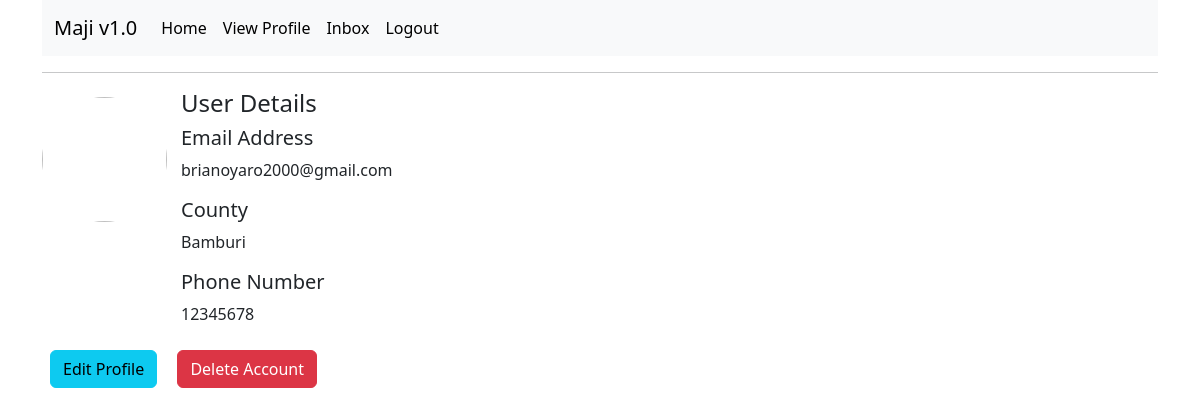
The app's page /user/profile (signed in) with its own data.
### app/models.py (models this page shows, shortened)
class Users(UserMixin, db.Model):
    id = db.Column(db.Integer, primary_key=True)
    username = db.Column(db.String(50), index=True)
    email = db.Column(db.String(120), index=True, unique=True)
    county = db.Column(db.String(30))
    phone_number = db.Column(db.String(13))
    password_hash = db.Column(db.String(128))
    type = db.Column(db.String(10))
    profile_pic = db.Column(db.String(40), nullable=False, default="default.jpg")
    orderee = db.relationship("Order", foreign_keys='Order.buyer_name', backref='purchaser', lazy="dynamic")
    ordered_to = db.relationship("Order", foreign_keys='Order.seller_id', cascade="all, delete-orphan", backref='seller', lazy="dynamic")

### app/routes.py (the view)
@app.route('/user/profile', methods=['GET', 'POST'])
@login_required
def profile():
    if current_user.is_authenticated:
        user = Users.query.filter_by(email=current_user.email).first()
        return render_template('profile.html',user=user, title='Profile Page')

### app/models.py (called while the page is built)
@login.user_loader
def Load_user(id):
    return Users.query.get(int(id))

### app/templates/profile.html
{% extends 'base.html' %}
{% block content %}
	<div class="d-flex">
		<img class="rounded-circle mt-2" style="height: 125px; width: 125px" src="{{ image }}">
		<div display="block" style="margin: 0 14px">
			<h4>User Details</h4>
			<h5>Email Address</h5>
			<p>{{ user.email }} </p>
			<h5>County</h5>
			<p>{{ user.county }}</p>
			<h5>Phone Number</h5>
			<p>{{ user.phone_number }}</p>
		</div>
	</div>
	<a href="{{ url_for("edit_profile") }}" class="btn btn-info m-2">Edit Profile</a>
	<a href="{{ url_for("delete_me") }}" class="btn btn-danger  m-2">Delete Account</a>
{% endblock %}

### records on screen
Users: email "brianoyaro2000@gmail.com", county "Bamburi", phone_number "12345678"
